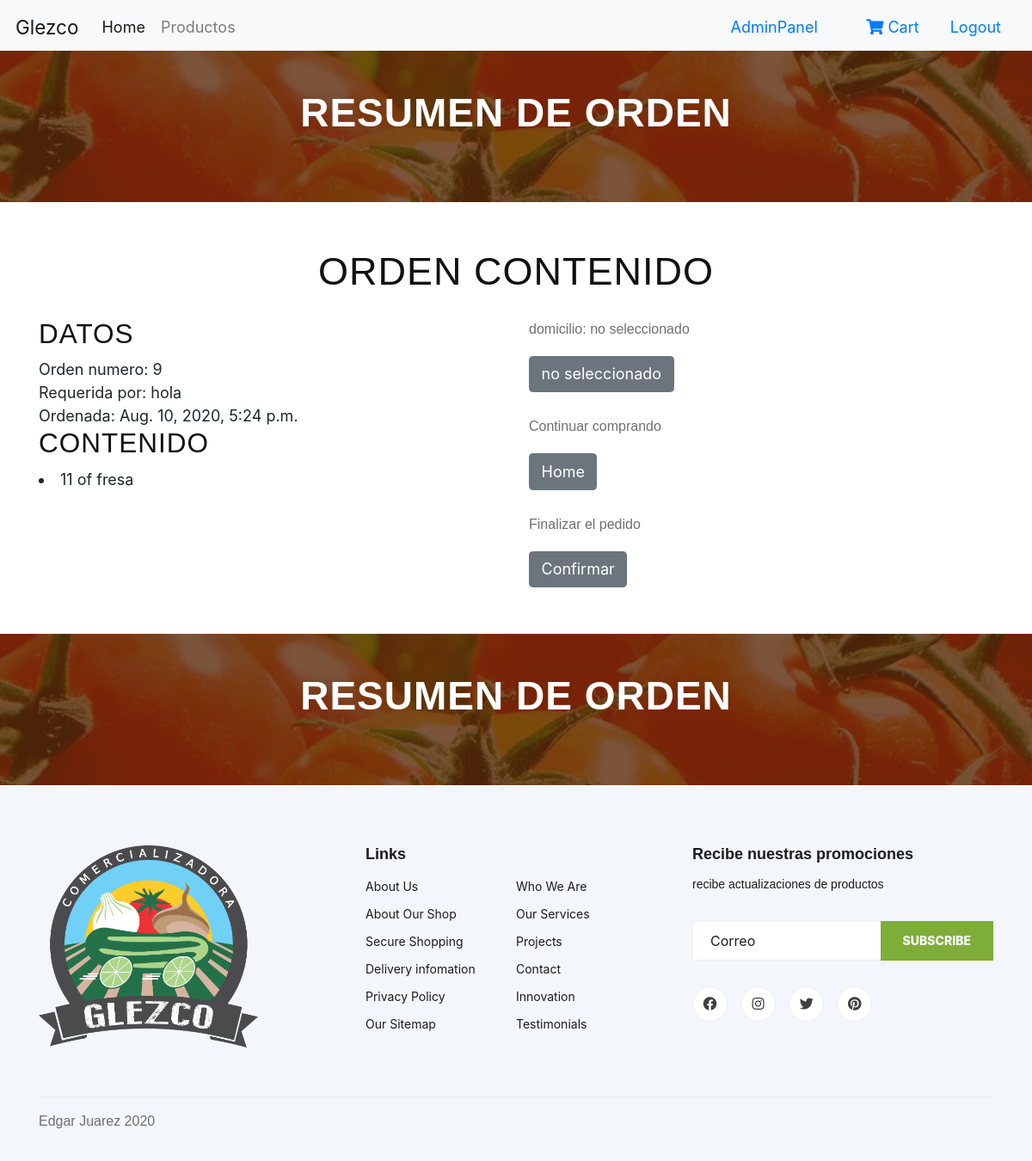
/checkout/ (signed in), run on an earlier commit of the app's database.
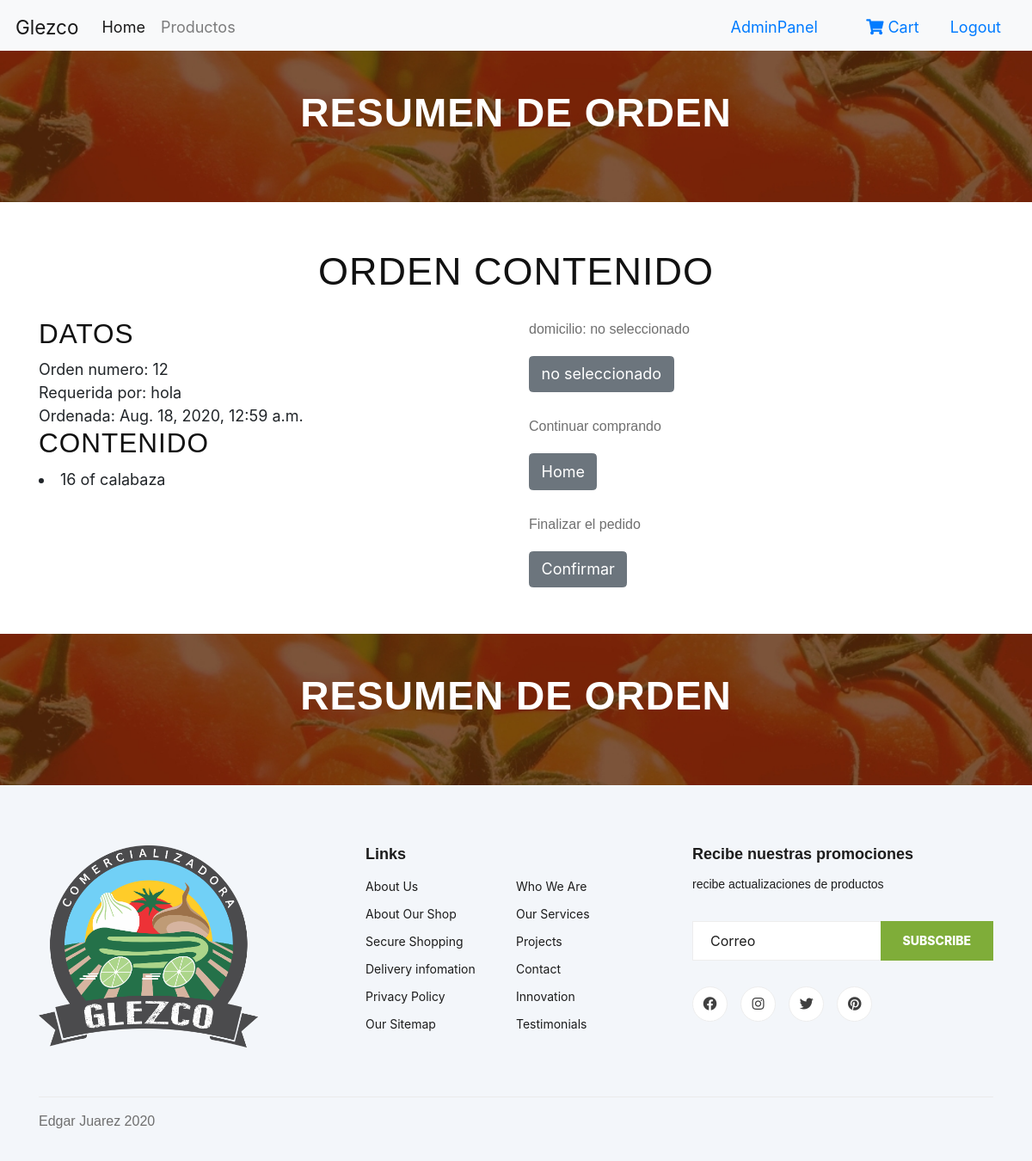
And on a later commit of the database.
### core/models.py (models this page shows, shortened)
class Order(models.Model):
    user = models.ForeignKey(settings.AUTH_USER_MODEL, on_delete=models.CASCADE)
    items = models.ManyToManyField(OrderItem)
    start_date = models.DateTimeField(auto_now_add=True)
    ordered_date = models.DateTimeField(null=True, blank=True)
    ordered = models.BooleanField(default=False)
    shipping_address = models.ManyToManyField(DireccionEntrega)
    being_delivered = models.BooleanField(default=False)
    received = models.BooleanField(default=False)
    cancelled = models.BooleanField(default=False)
    ordered_date_pedido = models.DateTimeField(null=True, blank=True)

class OrderItem(models.Model):
    user = models.ForeignKey(settings.AUTH_USER_MODEL, on_delete=models.CASCADE)
    ordered = models.BooleanField(default=False)
    item = models.ForeignKey(productos, on_delete=models.CASCADE)
    quantity = models.IntegerField(default=1)
    def __str__(self):
        return f"{self.quantity} of {self.item.titulo}"

class productos(models.Model):
    titulo = models.CharField(max_length=100)
    descripcion = models.TextField(blank=True)
    price = models.FloatField(default=1) #quitar
    image = models.ImageField(upload_to='media/core/images/')
    slug = models.SlugField(null=False, unique=True)
    disponible = models.BooleanField(default=True)

### core/views.py (the view, shortened to what this page needs)
# urls.py: path('checkout/', views.checkout.as_view(), name='checkout'),
class checkout(View):
    template_name='core/checkout.html'
    def get(self, request):
        order_qs = Order.objects.filter(user=self.request.user, ordered=False)
        if order_qs.exists():
            order = order_qs[0]
            cosa = ''
            if order.shipping_address.all():
                cosa = 'seleccionado'
            else:
                cosa = 'no seleccionado'
            context = {
                'cosa':cosa, 'object': order
            }
            return render(request, self.template_name, context)
        else:
            return redirect("/")

### core/templates/core/checkout.html (shortened to what this page needs)
{% extends "core/base.html" %}
{% load static %}
{% block content %}
<section class="breadcrumb-section set-bg mb-5" data-setbg="{% static 'core/img/breadcrumb.jpg' %}">
    <div class="container">
        <div class="row">
            <div class="col-lg-12 text-center">
                <div class="breadcrumb__text">
                    <h2>Resumen de orden</h2>
                    <div class="breadcrumb__option">
                    </div>
                </div>
            </div>
        </div>
    </div>
</section>
<section>
    <div class="container">
        <div class=" row justify-content-md-center pb-3">
            <h1 >Orden Contenido</h1>
        </div>
        <div class="row">
            <div class="col">
                <h3>Datos</h3>
                Orden numero: {{object.id}} <br>
                Requerida por: {{object.user}} <br>
                Ordenada: {{object.start_date}}
                <h3>Contenido</h3>
                {% for taco in object.items.all%}
                    <li>
                        {{taco}}
                    </li>
                {%endfor%}
            </div>
            <div class="col">
                <p>domicilio: {{cosa}}</p>
                <a href="{% url 'confirmacion-de-pedido' %}"><button class="btn btn-secondary" type="submit">{{cosa}}</button></a> <br>
                <br>
                <p>Continuar comprando</p>
                <a href="{% url "home" %}"><button class="btn btn-secondary" type="submit">Home</button></a> <br>
                <br>
                <form method="post" action="{% url 'confirmacion-de-pedido' %}">
                    <p>Finalizar el pedido</p>
                    <button class="btn btn-secondary" type="submit">Confirmar</button>
                </form>
            </div>
        </div>
    </div>
</section>
<section class="breadcrumb-section set-bg mt-5" data-setbg="{% static 'core/img/breadcrumb.jpg' %}">
    <div class="container">
        <div class="row">
            <div class="col-lg-12 text-center">
                <div class="breadcrumb__text">
                    <h2>Resumen de orden</h2>
                    <div class="breadcrumb__option">
                    </div>
                </div>
            </div>
        </div>
    </div>
</section>
{% endblock content %}

What changed in the data, as far as the page shows it:
removed Order: id "9", user "hola", start_date "Aug. 10, 2020, 5:24 p.m."
no longer on this page (row edited): OrderItem: quantity+item "11 of fresa"
added Order: id "12", user "hola", start_date "Aug. 18, 2020, 12:59 a.m."
added OrderItem: quantity+item "16 of calabaza"
